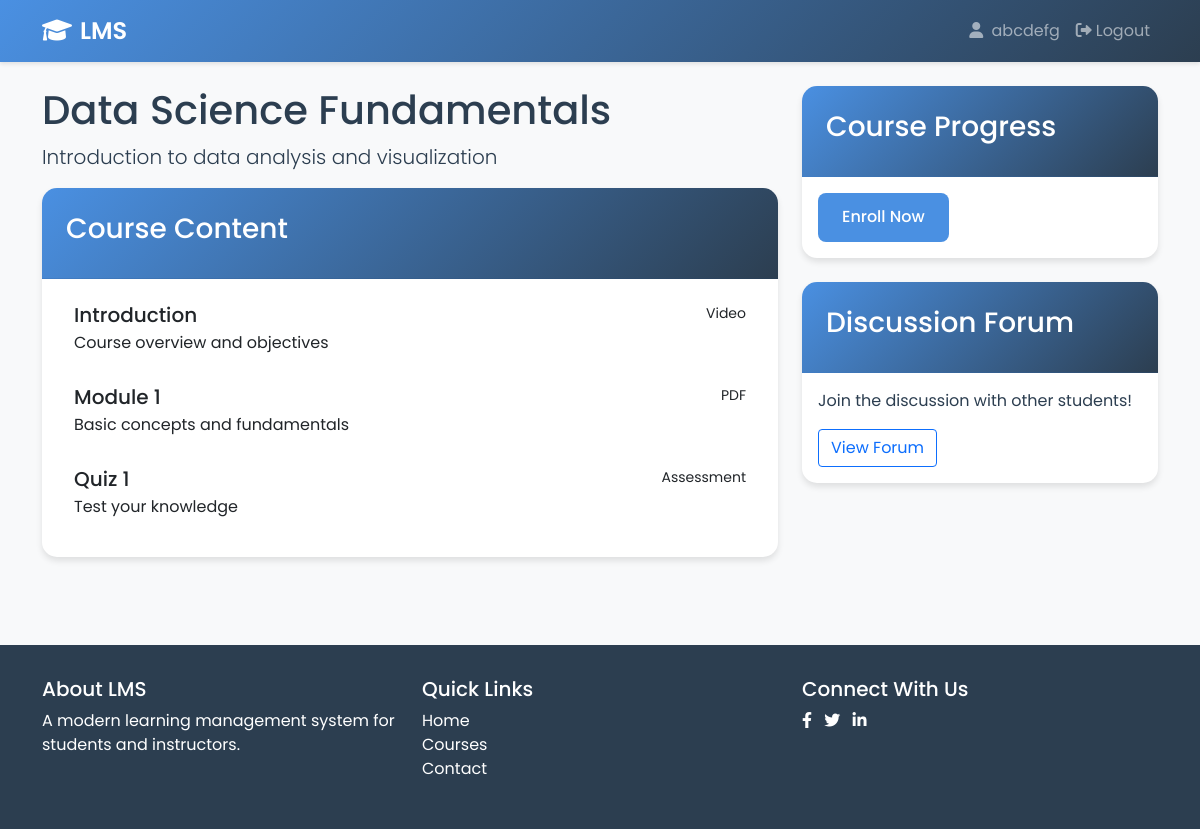
Page /course/3 (signed in) on the committed database.
### app.py (models this page shows)
class User(UserMixin, db.Model):
    id = db.Column(db.Integer, primary_key=True)
    username = db.Column(db.String(80), unique=True, nullable=False)
    email = db.Column(db.String(120), unique=True, nullable=False)
    password_hash = db.Column(db.String(128))
    role = db.Column(db.String(20), nullable=False)  # 'student' or 'instructor'
    enrollments = db.relationship('Enrollment', backref='user', lazy=True)

class Course(db.Model):
    id = db.Column(db.Integer, primary_key=True)
    title = db.Column(db.String(100), nullable=False)
    description = db.Column(db.Text)
    instructor_id = db.Column(db.Integer, db.ForeignKey('user.id'))
    enrollments = db.relationship('Enrollment', backref='course', lazy=True)

### app.py (the view)
@app.route('/course/<int:course_id>')
@login_required
def course(course_id):
    course = Course.query.get_or_404(course_id)
    return render_template('course.html', course=course)

### app.py (called while the page is built)
@login_manager.user_loader
def load_user(user_id):
    return User.query.get(int(user_id))

### templates/course.html (shortened to what this page needs)
{% extends "base.html" %}
{% block content %}
<div class="row">
    <div class="col-md-8">
        <h1>{{ course.title }}</h1>
        <p class="lead">{{ course.description }}</p>
        <div class="card mb-4">
            <div class="card-header">
                <h3>Course Content</h3>
            </div>
            <div class="card-body">
                <div class="list-group">
                    <a href="#" class="list-group-item list-group-item-action">
                        <div class="d-flex w-100 justify-content-between">
                            <h5 class="mb-1">Introduction</h5>
                            <small>Video</small>
                        </div>
                        <p class="mb-1">Course overview and objectives</p>
                    </a>
                    <a href="#" class="list-group-item list-group-item-action">
                        <div class="d-flex w-100 justify-content-between">
                            <h5 class="mb-1">Module 1</h5>
                            <small>PDF</small>
                        </div>
                        <p class="mb-1">Basic concepts and fundamentals</p>
                    </a>
                    <a href="#" class="list-group-item list-group-item-action">
                        <div class="d-flex w-100 justify-content-between">
                            <h5 class="mb-1">Quiz 1</h5>
                            <small>Assessment</small>
                        </div>
                        <p class="mb-1">Test your knowledge</p>
                    </a>
                </div>
            </div>
        </div>
    </div>
    <div class="col-md-4">
        <div class="card">
            <div class="card-header">
                <h3>Course Progress</h3>
            </div>
            <div class="card-body">
                {% if current_user.is_authenticated %}
                    {% set enrollment = course.enrollments|selectattr('user_id', 'equalto', current_user.id)|first %}
                    {% if enrollment %}
                        <div class="progress mb-3">
                            <div class="progress-bar" role="progressbar" style="width: {{ enrollment.progress }}%">
                                {{ enrollment.progress }}%
                            </div>
                        </div>
                        {% if enrollment.completed %}
                            <div class="alert alert-success">
                                Course completed! <a href="#" class="alert-link">Download Certificate</a>
                            </div>
                        {% endif %}
                    {% else %}
                        <a href="{{ url_for('enroll', course_id=course.id) }}" class="btn btn-primary btn-block">Enroll Now</a>
                    {% endif %}
                {% else %}
                    <p>Please <a href="{{ url_for('login') }}">login</a> to track your progress.</p>
                {% endif %}
            </div>
        </div>
        <div class="card mt-4">
            <div class="card-header">
                <h3>Discussion Forum</h3>
            </div>
            <div class="card-body">
                <p>Join the discussion with other students!</p>
                <a href="#" class="btn btn-outline-primary">View Forum</a>
            </div>
        </div>
    </div>
</div>
{% endblock %}

### templates/base.html (shortened to what this page needs)
<!DOCTYPE html>
<html lang="en">
<head>
    <link href="https://cdn.jsdelivr.net/npm/bootstrap@5.1.3/dist/css/bootstrap.min.css" rel="stylesheet">
    <link rel="stylesheet" href="https://cdnjs.cloudflare.com/ajax/libs/font-awesome/6.0.0/css/all.min.css">
    <link rel="stylesheet" href="{{ url_for('static', filename='css/style.css') }}">
</head>
<body>
    <nav class="navbar navbar-expand-lg navbar-dark">
        <div class="container">
            <a class="navbar-brand" href="{{ url_for('index') }}">
                <i class="fas fa-graduation-cap me-2"></i>LMS
            </a>
            <div class="collapse navbar-collapse" id="navbarNav">
                <ul class="navbar-nav ms-auto">
                    {% if current_user.is_authenticated %}
                        <li class="nav-item">
                            <span class="nav-link">
                                <i class="fas fa-user me-1"></i>
                                {{ current_user.username }}
                            </span>
                        </li>
                        <li class="nav-item">
                            <a class="nav-link" href="{{ url_for('logout') }}">
                                <i class="fas fa-sign-out-alt me-1"></i>Logout
                            </a>
                        </li>
                    {% endif %}
                </ul>
            </div>
        </div>
    </nav>
    <div class="container mt-4">
        {% block content %}{% endblock %}
    </div>
    <footer class="footer">
        <div class="container">
            <div class="row">
                <div class="col-md-4">
                    <h5>About LMS</h5>
                    <p>A modern learning management system for students and instructors.</p>
                </div>
                <div class="col-md-4">
                    <h5>Quick Links</h5>
                    <ul class="list-unstyled">
                        <li><a href="{{ url_for('index') }}">Home</a></li>
                        <li><a href="#">Courses</a></li>
                        <li><a href="#">Contact</a></li>
                    </ul>
                </div>
                <div class="col-md-4">
                    <h5>Connect With Us</h5>
                    <div class="social-links">
                        <a href="#" class="me-2"><i class="fab fa-facebook-f"></i></a>
                        <a href="#" class="me-2"><i class="fab fa-twitter"></i></a>
                        <a href="#" class="me-2"><i class="fab fa-linkedin-in"></i></a>
                    </div>
                </div>
            </div>
        </div>
    </footer>
</body>
</html>

### static/css/style.css (style rules this page uses)
:root { --primary-color: #4a90e2; --secondary-color: #2c3e50; --accent-color: #e74c3c; --background-color: #f8f9fa; --text-color: #2c3e50; }
body { background-color: var(--background-color); color: var(--text-color); font-family: 'Poppins', sans-serif; }
.navbar { background: linear-gradient(135deg, var(--primary-color), var(--secondary-color)) !important; box-shadow: 0 2px 4px rgba(0,0,0,0.1); }
.navbar-brand { font-weight: 600; font-size: 1.5rem; }
.card { border: none; border-radius: 15px; box-shadow: 0 4px 6px rgba(0,0,0,0.1); transition: transform 0.3s ease; }
.card-header { background: linear-gradient(135deg, var(--primary-color), var(--secondary-color)); color: white; border-radius: 15px 15px 0 0 !important; padding: 1.5rem; }
.btn-primary { background-color: var(--primary-color); border: none; padding: 0.8rem 1.5rem; border-radius: 8px; font-weight: 500; transition: all 0.3s ease; }
.list-group-item { border: none; margin-bottom: 10px; border-radius: 8px !important; transition: all 0.3s ease; }
.footer { background-color: var(--secondary-color); color: white; padding: 2rem 0; margin-top: 4rem; }
.footer a { color: white; text-decoration: none; }

### rows in the picture
User: username "abcdefg"
Course: title "Data Science Fundamentals", description "Introduction to data analysis and visualization"
